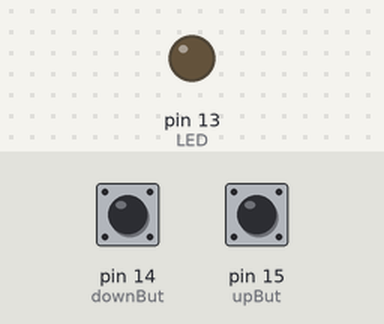
Bench run of a sketch on a simulated Arduino Mega 2560, built with avr-gcc and run on an emulated ATmega2560. Parts: output pins drawn as LEDs (lit = HIGH). Inputs (shaded band) come from the test bench; at power-on: pin 14 (downBut) HIGH, pin 15 (upBut) HIGH. Pins used as bus, display or sensor lines are not drawn.

Above: at 1.2 s.
1.3 s: pin 14 (downBut) pulled LOW for 0.15 s
At 2.2 s:
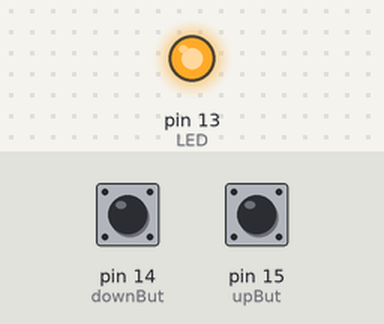
Timing chart, 0 to 4.3 s (numbered marks = the images above; inputs shaded):
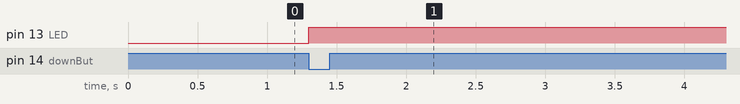

The sketch:

Box_Folder_Stepper_Test.ino
```cpp
/* Box Folder Stepper Test Code

When limit swtich is wired int he NC position using internal pull up, not pressed state = LOW.
Clock Wise = Up
*/


#define LED 13  // Built In LED


#define cw 1   // clockwise (HIGH)
#define ccw 0  // counter clockwise (LOW)


#define step_1_DirPin 52  // stepper direction pin (LOW = CCW, HIGH = CW)
#define step_1_pullp 53   // stepper pulse pin
#define step_1_EnPin 51   // stepper enable+ pin (HIGH = release, LOW = hold)
//#define step_1_Top 34     // Top Limit Switch (for this test this will be down)

#define SPR 200     //steps per revolution
#define downBut 14  //Start button (for this test start will be up )
#define upBut 15

#define step1Delay 1000  // Pulse length

int downButState;
int upButState;


void setup() {

  pinMode(step_1_DirPin, OUTPUT);
  pinMode(step_1_EnPin, OUTPUT);
  pinMode(step_1_pullp, OUTPUT);

  pinMode(LED, OUTPUT);

  pinMode(downBut, INPUT_PULLUP);
  pinMode(upBut, INPUT_PULLUP);

  digitalWrite(step_1_EnPin, HIGH);  // Set stepper to release
}


void loop() {

  downButState = digitalRead(downBut);

  while (downButState == HIGH) {
    digitalWrite(step_1_EnPin, LOW);   // Set stepper to Hold Postion
    digitalWrite(step_1_DirPin, ccw);  // Set stepper Direction
    digitalWrite(step_1_pullp, HIGH);
    //Pulse Motor
    delayMicroseconds(step1Delay);
    digitalWrite(step_1_pullp, LOW);
    delayMicroseconds(step1Delay);

    digitalWrite(step_1_EnPin, HIGH);     //Release Hold
    downButState = digitalRead(downBut);  // Check button state again
  }

  upButState = digitalRead(upBut);
  digitalWrite(LED, upButState);

  while (upButState == HIGH) {

    digitalWrite(step_1_EnPin, LOW);  // Set stepper to Hold Postion
    digitalWrite(step_1_DirPin, cw);  //  Set Direction
    //Pulse Motor
    digitalWrite(step_1_pullp, HIGH);
    delayMicroseconds(step1Delay);
    digitalWrite(step_1_pullp, LOW);
    delayMicroseconds(step1Delay);

    digitalWrite(step_1_EnPin, HIGH);  //Release Hold
    upButState = digitalRead(upBut);   // Check button state again
  }
}
```

Measured:
- after the input at 1.3 s, pin 13 (LED): LOW → HIGH at once
